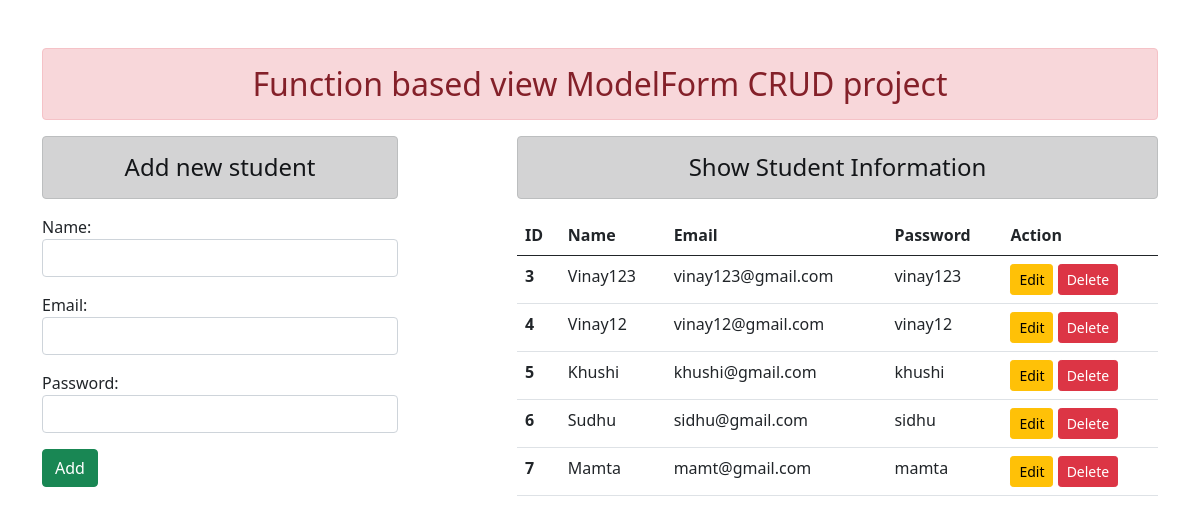
The page / on the database its author committed.
### enroll/models.py (models this page shows)
class User(models.Model):
    name = models.CharField(max_length=70)
    email = models.EmailField(max_length=100)
    password = models.CharField(max_length=70)

### enroll/views.py (the view)
# urls.py: path('', views.add_show, name="addandshow"),
def add_show(request):
    if request.method == 'POST':
        fm = StudentRegistration(request.POST)
        if fm.is_valid():
            nm = fm.cleaned_data['name']
            em = fm.cleaned_data['email']
            pwd = fm.cleaned_data['password']
            reg = User(name=nm, email= em, password = pwd)
            reg.save()
            fm = StudentRegistration()
    else:
        fm = StudentRegistration()
    stud = User.objects.all()
    return render(request, 'enroll/addandshow.html', {'form':fm, 'stu':stud})

### enroll/forms.py
class StudentRegistration(forms.ModelForm):
    class Meta:
        model = User
        fields = ['name','email','password']
        widgets = {
            'name':forms.TextInput(attrs={'class':'form-control'}),
            'email':forms.EmailInput(attrs={'class':'form-control'}),
            'password':forms.PasswordInput(render_value=True, attrs={'class':'form-control'}),
        }

### enroll/templates/enroll/addandshow.html (shortened to what this page needs)
{% extends 'enroll/base.html' %}
{% block content %}
<div class="row">
    <div class="col-sm-4">
      <h4 class="text-center alert alert-dark">Add new student</h4>
      <form action="" method="POST">
      {{form.as_p}}
      <input type="submit" class="btn btn-success" value="Add">
      </form>
    </div>
    <div class="col-sm-7 offset-1">
        <h4 class="text-center alert alert-dark">Show Student Information</h4>
        {% if stu %}
        <table class="table table-hover">
            <thead>
              <tr>
                <th scope="col">ID</th>
                <th scope="col">Name</th>
                <th scope="col">Email</th>
                <th scope="col">Password</th>
                <th scope="col">Action</th>
              </tr>
            </thead>
            <tbody>
                {% for st in stu %}
              <tr>
                <th scope="row">{{st.id}}</th>
                <td>{{st.name}}</td>
                <td>{{st.email}}</td>
                <td>{{st.password}}</td>
                <td>
                    <a href="{% url 'updatedata' st.id %}" class="btn btn-warning btn-sm">Edit</a>
                     <form action="{% url 'deletedata' st.id %}" method="post" class="d-inline">
                         <input type="submit" class="btn btn-danger btn-sm" value="Delete">
                     </form>
                </td>
              </tr>
              {% endfor %}
            </tbody>
          </table>
         {% else %}
         <h4 class="text-center alert alert-warning">No Records</h4>
        {% endif %}
    </div>
</div>
{% endblock content %}

### enroll/templates/enroll/base.html (shortened to what this page needs)
<!DOCTYPE html>
{% load static %}
<html lang="en">
<head>
    <link rel="stylesheet" href="{% static 'enroll/css/bootstrap.min.css' %}">
</head>
<body>
    <div class="container mt-5">
      <h2 class="text-center alert alert-danger">
         Function based view ModelForm CRUD project
      </h2>
      {% block content %} {% endblock content %}
    </div>
</body>
</html>

### rows shown on the page
User: id "3", name "Vinay123", email "vinay123@gmail.com", password "vinay123"
User: id "4", name "Vinay12", email "vinay12@gmail.com", password "vinay12"
User: id "5", name "Khushi", email "khushi@gmail.com", password "khushi"
User: id "6", name "Sudhu", email "sidhu@gmail.com", password "sidhu"
User: id "7", name "Mamta", email "mamt@gmail.com", password "mamta"
